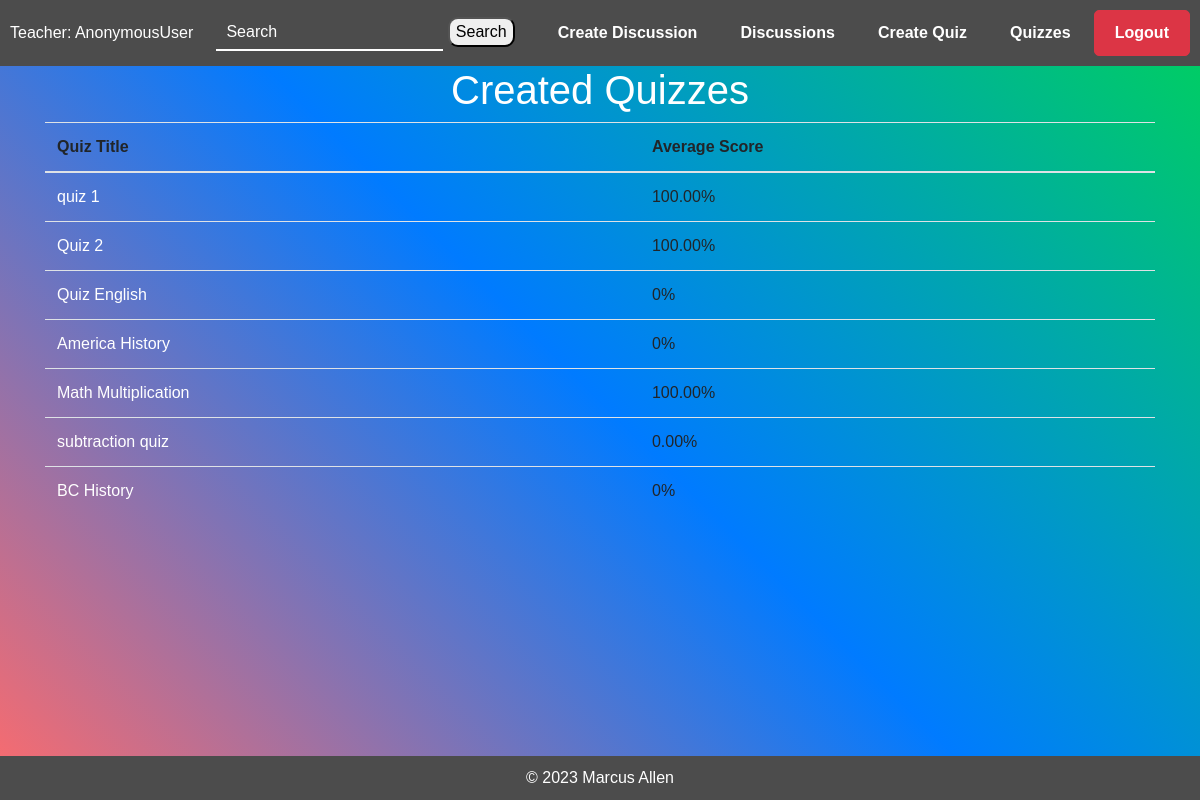
/teachers/created_quizzes/, run on the app's committed database.
### teachers/models.py (models this page shows)
class Quiz(models.Model):
    title = models.CharField(max_length=255)
    author = models.ForeignKey(User, on_delete=models.CASCADE)
    subject = models.CharField(max_length=255, default="Math")

### teachers/views.py (the view)
# urls.py: path('created_quizzes/', views.created_quizzes, name='created_quizzes'),
def created_quizzes(request):
    quizzes = Quiz.objects.all()
    quiz_data = []
    for quiz in quizzes:
        grades = Grade.objects.filter(quiz=quiz)
        total_score = sum(grade.grade for grade in grades if grade.grade is not None)
        average_score = total_score / len(grades) if len(grades) > 0 else 0
        quiz_data.append({
            'quiz': quiz,
            'grade_submission_attempts': quiz.grade.submission_attempts if hasattr(quiz, 'grade') else 0,
            'average_score': average_score,
            'grades': grades,
        })
    context = {
        'quiz_data': quiz_data,
    }
    return render(request, "teachers/created_quizzes.html", context)

### teachers/templates/teachers/created_quizzes.html
{% extends "teachers/index.html" %}
{% block content %}
  <h1>Created Quizzes</h1>
  <table class="table">
    <thead>
      <tr>
        <th>Quiz Title</th>
        <th>Average Score</th>
      </tr>
    </thead>
    <tbody>
      {% for quiz_info in quiz_data %}
        <tr>
          {% if quiz_info.grade.submission_attempts %}
            <td><a style="color: white" href="{% url 'teachers:view_quiz_chart' quiz_info.quiz.id %}">{{ quiz_info.quiz.title }}</a></td>
            <td>Has not Been Taken</td>
          {% else %}
            <td><a style="color: white" href="{% url 'teachers:view_quiz_chart' quiz_info.quiz.id %}">{{ quiz_info.quiz.title }}</a></td>
            <td>{{ quiz_info.average_score }}%</td>
          {% endif %}
        </tr>
      {% empty %}
        <tr>
          <td colspan="2">No quizzes created.</td>
        </tr>
      {% endfor %}
    </tbody>
  </table>
{% endblock %}

### teachers/templates/teachers/index.html (style rules this page uses)
body { background: linear-gradient(45deg, #ff6b6b, #007BFF, #00d25b); color: #fff; margin: 0; padding: 0; font-family: Arial, sans-serif; display: flex; flex-direction: column; min-height: 100vh; }

### data on the page
Quiz: quiz "quiz 1", average_score "100.00"
Quiz: quiz "Quiz 2", average_score "100.00"
Quiz: quiz "Quiz English", average_score "0"
Quiz: quiz "America History", average_score "0"
Quiz: quiz "Math Multiplication", average_score "100.00"
Quiz: quiz "subtraction quiz", average_score "0.00"
Quiz: quiz "BC History", average_score "0"

### other printed values
{{ request.user }} "AnonymousUser"
